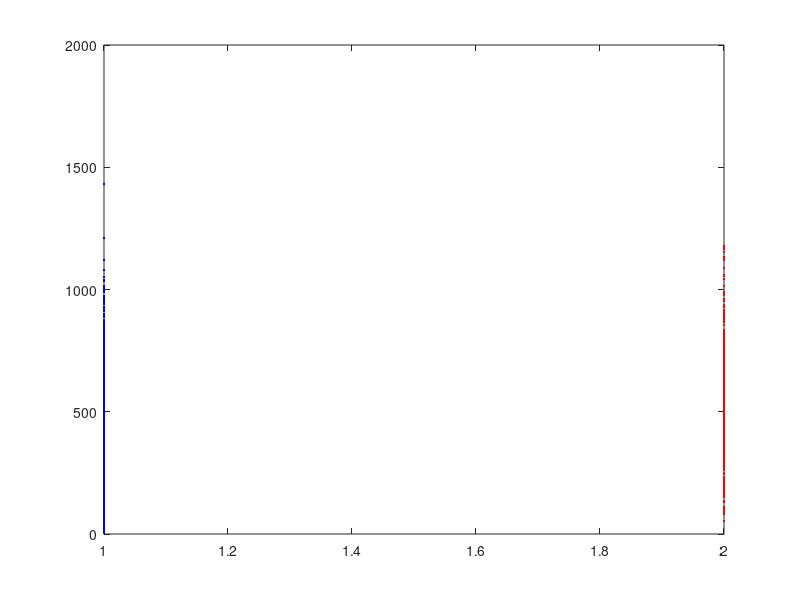

Recreate this plot in MATLAB.
data=dlmread("analysis.csv");

data2=dlmread("analysis_invalids.csv");
no_route_idx = data2(:,7) < 0;
no_route = data2(no_route_idx, :)(:, [1 4]);


for i = 1:length(no_route)
  src = no_route(i, 1); dst = no_route(i, 2);
  data((data(:,1)==src)&(data(:,4)==dst), :) = [];
endfor


l_dijk_invalid = data2(data2(:,7) > 0, :)(:,7);



valid = data(:,8) >= 0;
n_valid = sum(valid == 1);
n_invalid = sum(valid == 0);

data_valid = data(valid, :);
l_dijk = data_valid(:,7);
l_calc = data_valid(:,8);
l_ratio =  l_calc ./ l_dijk;

plot(l_dijk, l_ratio, '.')
##pause
plot(l_dijk, l_calc, '.')
##pause


labels_ratio = ['[0,2)';'[2,4)';'[4,6)';'[6,8)';'[8,10)';'[10,20)';'[10,100)'];
hist_bins_ratio = [0,2,4,6,8,10,20,100];
hist_ratio = histc(l_ratio, hist_bins_ratio)(1:end-1) ./ n_valid;
bar(hist_ratio)
set(gca, "fontsize", 16)
set(gca, 'XTickLabel', labels_ratio);  

plot(1, l_dijk, '.b')
hold on
plot(2, l_dijk_invalid, '.r')